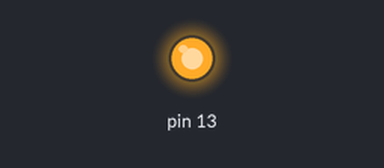
The sketch below on a simulated Arduino Uno, built with avr-gcc and run on an emulated ATmega328P. Shown: output pins drawn as LEDs (lit = HIGH).

Above: at 0.15 s.
At 7.4 s:
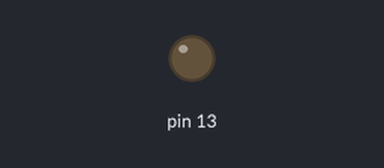
Timing chart, 0 to 10.3 s (numbered marks = the images above):
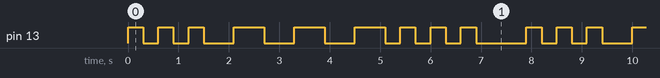

Measured:
- by itself, pin 13: repeats every 7.9 s: 2 × (LOW 0.30 s, HIGH 0.30 s), 3 × (LOW 0.60 s, HIGH 0.60 s), 3 × (LOW 0.30 s, HIGH 0.30 s), LOW 1.0 s, HIGH 0.30 s
- by itself, everything shown: repeats every 7.9 s, in 18 steps

The sketch:

diod_2.ino
```cpp
#define DELAY_SHORT 300
#define DELAY_LONG 600
#define DELAY_NEXT_STEP 1000

void setup() {
  pinMode(13, OUTPUT);
}

void loop() {
  digitalWrite(13, HIGH);
  delay(DELAY_SHORT);
  digitalWrite(13, LOW);
  delay(DELAY_SHORT);
  digitalWrite(13, HIGH);
  delay(DELAY_SHORT);
  digitalWrite(13, LOW);
  delay(DELAY_SHORT);
  digitalWrite(13, HIGH);
  delay(DELAY_SHORT);
  digitalWrite(13, LOW);

//

  delay(DELAY_LONG);
  digitalWrite(13, HIGH);
  delay(DELAY_LONG);
  digitalWrite(13, LOW);
  delay(DELAY_LONG);
  digitalWrite(13, HIGH);
  delay(DELAY_LONG);
  digitalWrite(13, LOW);
  delay(DELAY_LONG);
  digitalWrite(13, HIGH);
  delay(DELAY_LONG);
  digitalWrite(13, LOW);

//
  delay(DELAY_SHORT);
  digitalWrite(13, HIGH);
  delay(DELAY_SHORT);
  digitalWrite(13, LOW);
  delay(DELAY_SHORT);
  digitalWrite(13, HIGH);
  delay(DELAY_SHORT);
  digitalWrite(13, LOW);
  delay(DELAY_SHORT);
  digitalWrite(13, HIGH);
  delay(DELAY_SHORT);
  digitalWrite(13, LOW);

  delay(DELAY_NEXT_STEP);

}
```
